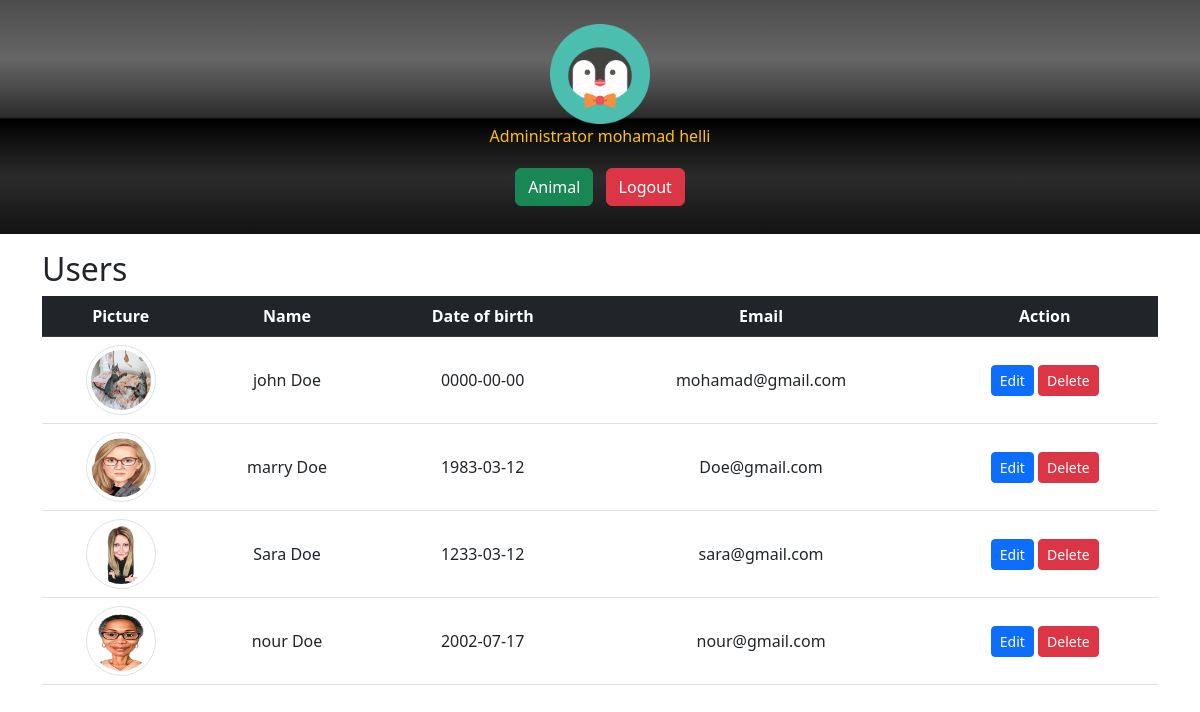
Page /dashboard.php (signed in) on the committed database.
### tables this page shows
CREATE TABLE `user` (
  `id` int(11) NOT NULL,
  `first_name` varchar(50) NOT NULL,
  `last_name` varchar(30) NOT NULL,
  `password` varchar(255) NOT NULL,
  `date_of_birth` date DEFAULT NULL,
  `email` varchar(255) NOT NULL,
  `address` varchar(255) NOT NULL,
  `picture` varchar(255) NOT NULL,
  `status` enum('user','adm') DEFAULT 'user',
  `phone_number` varchar(20) NOT NULL
);

### dashboard.php (the view, shortened to what this page needs)
<?php
require_once 'components/db_connect.php';
$res = mysqli_query($connect, "SELECT * FROM user WHERE id=" . $_SESSION['adm']);
$rowd = mysqli_fetch_array($res, MYSQLI_ASSOC);
$status = 'adm';
$sql = "SELECT * FROM user WHERE status != '$status'";
$result = mysqli_query($connect, $sql);
$tbody = '';
if ($result->num_rows > 0) {
    while ($row = $result->fetch_array(MYSQLI_ASSOC)) {
        $tbody .= "<tr>
            <td class ='text-center'><img class='img-thumbnail rounded-circle' src='picture/" . $row['picture'] . "' alt=" . $row['first_name'] . "></td>
            <td class ='text-center'>" . $row['first_name'] . " " . $row['last_name'] . "</td>
            <td class ='text-center'>" . $row['date_of_birth'] . "</td>
            <td class ='text-center'>" . $row['email'] . "</td>
            <td class ='text-center'><a href='update.php?id=" . $row['id'] . "'><button class='btn btn-primary btn-sm' type='button'>Edit</button></a>
            <a href='delete.php?id=" . $row['id'] . "'><button class='btn btn-danger btn-sm' type='button'>Delete</button></a></td>
            </tr>";
    }
} else {
    $tbody = "<tr><td colspan='5'><center>No Data Available </center></td></tr>";
}
?>
<!DOCTYPE html>
<html lang="en">
<head>
    <?php require_once 'components/boot.php' ?>
</head>
<body>
<div class="hero p-4 mb-3 text-center">
    <img class="userImage" src="picture/picadmin.png" alt="picadmin">
    <p class="text-warning">Administrator <?php echo $rowd['first_name'] . " " . $rowd['last_name']; ?></p>
    <a href="animal/index.php" class="btn btn-success m-1">Animal</a>
    <a href="logout.php?logout" class="btn btn-danger m-1">Logout</a>
</div>
<div class="container">
    <div class="mt-1">
        <p class='h2'>Users</p>
        <table class='table table-hover'>
            <thead class='table-dark'>
                <tr>
                    <th>Picture</th>
                    <th>Name</th>
                    <th>Date of birth</th>
                    <th>Email</th>
                    <th>Action</th>
                </tr>
            </thead>
            <tbody>
                <?= $tbody ?>
            </tbody>
        </table>
    </div>
</div>
</body>
</html>

### dashboard.php (style rules this page uses)
.img-thumbnail { width: 70px !important; height: 70px !important; }
td { text-align: left; vertical-align: middle; }
tr { text-align: center; }
.userImage { width: 100px; height: auto; }
.hero { background: #4c4c4c; background: -moz-linear-gradient(top, #4c4c4c 0%, #595959 12%, #666666 25%, #474747 39%, #2c2c2c 50%, #000000 51%, #111111 60%, #2b2b2b 76%, #1c1c1c 91%, #131313 100%); background: -webkit-linear-gradient(top, #4c4c4c 0%,#595959 12%,#666666 25%,#474747 39%,#2c2c2c 50%,#000000 51%,#111111 60%,#2b2b2b 76%,#1c1c1c 91%,#131313 100%); background: linear-gradient(to bottom, #4c4c4c 0%,#595959 12%,#666666 25%,#474747 39%,#2c2c2c 50%,#000000 51%,#111111 60%,#2b2b2b 76%,#1c1c1c 91%,#131313 100%); }

### rows in the picture
user: first_name "mohamad", last_name "helli"
user: picture (picture), first_name "john", last_name "Doe", date_of_birth "0000-00-00", email "mohamad@gmail.com"
user: picture (picture), first_name "marry", last_name "Doe", date_of_birth "1983-03-12", email "Doe@gmail.com"
user: picture (picture), first_name "Sara", last_name "Doe", date_of_birth "1233-03-12", email "sara@gmail.com"
user: picture (picture), first_name "nour", last_name "Doe", date_of_birth "2002-07-17", email "nour@gmail.com"
